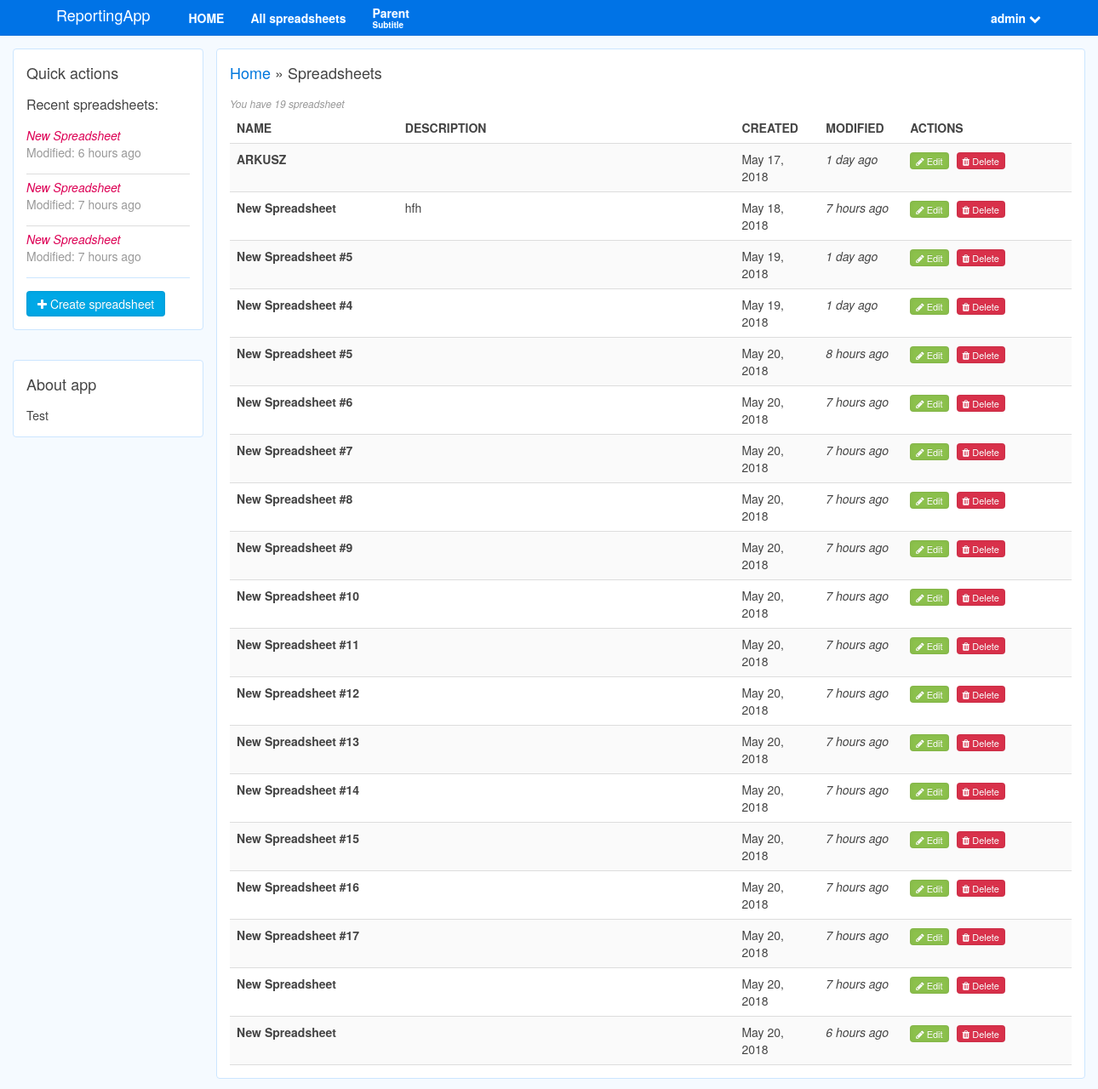
The app's page /reports/spreadsheets/ (signed in), older data.
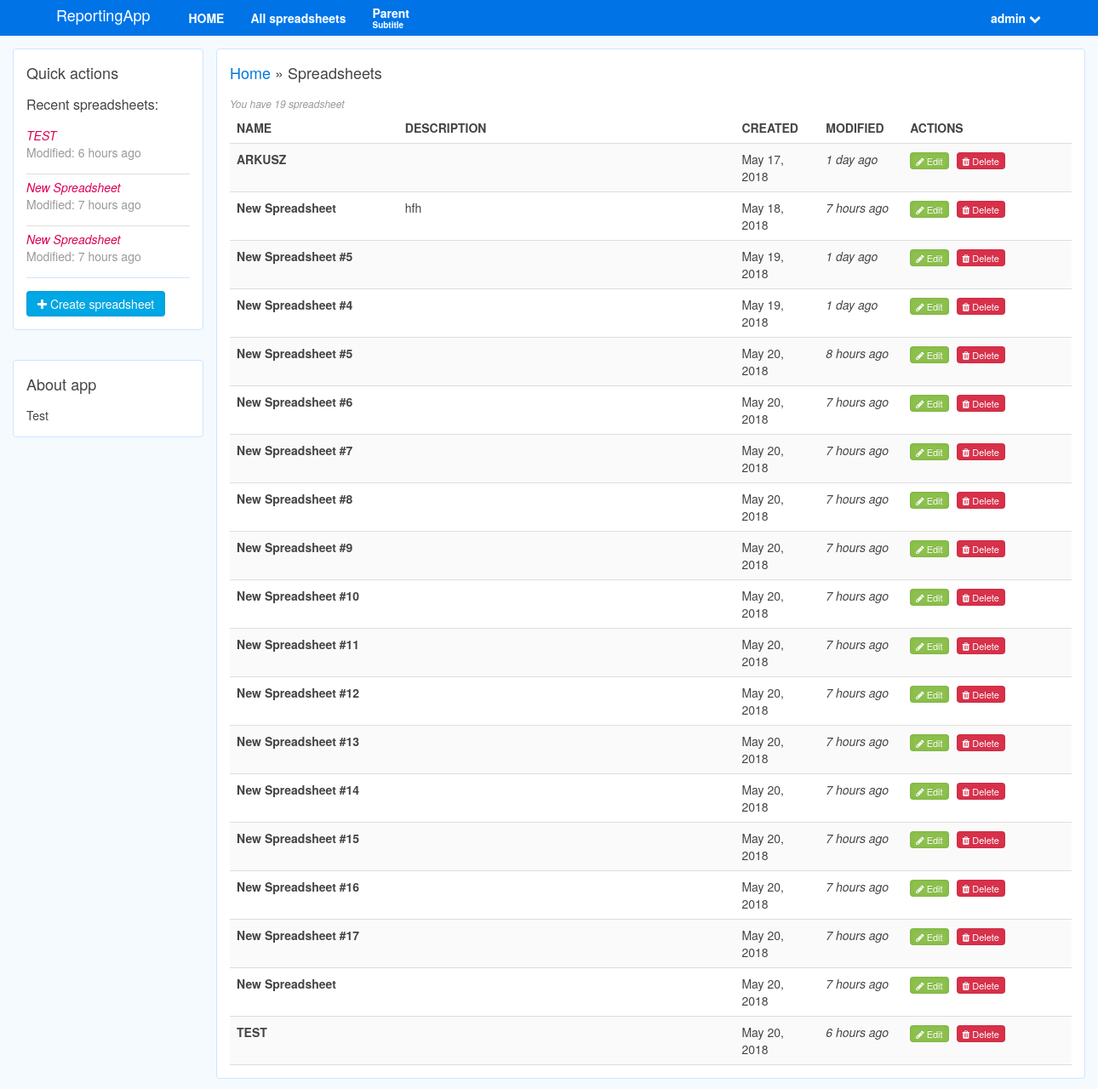
The same page, newer data.
### reports/models.py (models this page shows, shortened)
class Spreadsheet(models.Model):
	user = models.ForeignKey(User, unique=False, on_delete=models.CASCADE)
	spreadsheet_name = models.CharField(max_length=255)
	spreadsheet_description = models.TextField(default='')
	spreadsheet_creation_date = models.DateField(auto_now_add=True, editable=False)
	spreadsheet_last_modification = models.DateTimeField(auto_now=True)
	row_number = models.IntegerField(default=5)
	column_number = models.IntegerField(default=0)
	def last_modification_days_ago(self):
		time = timezone.now()
		format_str=""
		if self.spreadsheet_last_modification.hour == time.hour:
			minutes = time.minute - self.spreadsheet_last_modification.minute
			if minutes == 0:
				return "just now"
			elif minutes == 1:
				format_str = " minute ago"
			else:
				format_str = " minutes ago"
			return str(minutes) + format_str
		else:
			if self.spreadsheet_last_modification.day == time.day:
				hours = time.hour - self.spreadsheet_last_modification.hour
				if hours == 0:
					return "this hour"
				elif hours == 1:
					format_str = " hour ago"
				else:
					format_str = " hours ago"
				return str(hours) + format_str
			else:
				if self.spreadsheet_last_modification.month == time.month:
					days = time.day - self.spreadsheet_last_modification.day
					if days == 0:
						return "yesterday"
					elif days == 1:
						format_str = " day ago"
					else:
						format_str = " days ago"
					return str(days) + format_str
		return self.spreadsheet_last_modification

### reports/views.py (the view)
# urls.py: path(r'spreadsheets/', views.spreadsheets, name='spreadsheets'),
@login_required
def spreadsheets(request):
    spreadsheets = Spreadsheet.objects.filter(user__id = request.user.id)
    num_spreadsheets = spreadsheets.count()
    return render(request, 'spreadsheets.html', context={'spreadsheets': spreadsheets, 'num_spreadsheets': num_spreadsheets}, )

### reports/templates/spreadsheets.html (shortened to what this page needs)
{% extends "./base/base_quickactions.html" %}
{% load tz %}
{% block breadcrumbs %}
	<a href="{% url 'home' %}">{{ block.super }}</a> » Spreadsheets
{% endblock %}
{% block quick_actions %}
	<h4>Recent spreadsheets:</h4>
	<dl class="uk-description-list-line">
		{% for spreadsheet in spreadsheets|dictsortreversed:"spreadsheet_last_modification"|slice:"0:3" %}
		<dt>
			<a class="uk-link-muted" href="{{ spreadsheet.id }}/edit/"><em>{{ spreadsheet.spreadsheet_name }}</em></a>
		</dt>
		<dd>
			<p>Modified: {{ spreadsheet.last_modification_days_ago }}</p>
		</dd>
		{% endfor %}
	<hr style="color: #CCE6FF; border-color: #CCE6FF; background-color: #CCE6FF;">
	<a class="uk-button uk-button-primary" href="add/"><i class="uk-icon-plus"></i> Create spreadsheet</a>
{% endblock %}
{% block content %}
<div class="uk-width-1-1">
	{% if num_spreadsheets == 0%}
		<i><small style="color: #444;">No spreadsheets found</small></i>
	{% else %}
	<table class="uk-table uk-table-hover uk-table-striped">
		<caption>You have {{ num_spreadsheets }} spreadsheet{% if num_spreadsheets <= 1%}s{% endif %}</caption>
		<thead>
			<tr>
				<th>NAME</th>
				<th>DESCRIPTION</th>
				<th>CREATED</th>
				<th>MODIFIED</th>
				<th>ACTIONS</th>
			</tr>
		</thead>
		<tbody>
			{% for spreadsheet in spreadsheets %}
			<tr>
				<td class="uk-width-2-10 uk-text-bold"><a class="uk-link-muted" href="{{ spreadsheet.id }}/edit/">{{ spreadsheet.spreadsheet_name }}</a></td>
				<td class="uk-width-4-10" style="max-width: 50%;"><p<small>{{ spreadsheet.spreadsheet_description | truncatewords:32 }}</small></p></td>
				<td class="uk-width-1-10">{{ spreadsheet.spreadsheet_creation_date }}</td>
				<td class="uk-width-1-10">
					<i data-uk-tooltip="{delay:250}" title="{{ spreadsheet.spreadsheet_last_modification|localtime }}">
						{{spreadsheet.last_modification_days_ago}}
					</i>
				</td>
				<td class="uk-width-2-10">
					<a class="uk-button uk-button-success uk-button-mini" href="{{ spreadsheet.id }}/edit/">
						<i class="uk-icon-pencil"></i> Edit
					</a>
					<a class="uk-margin-small-left uk-button uk-button-danger uk-button-mini " href="{{ spreadsheet.id }}/delete/">
						<i class="uk-icon-trash"></i> Delete
					</a>
				</td>
			</tr>
			{% endfor %}
		</tbody>
	</table>
	{% endif %}
</div>
{% endblock %}

Row changes from the older to the newer data that the page shows:
changed Spreadsheet: spreadsheet_name "New Spreadsheet" → "TEST"
